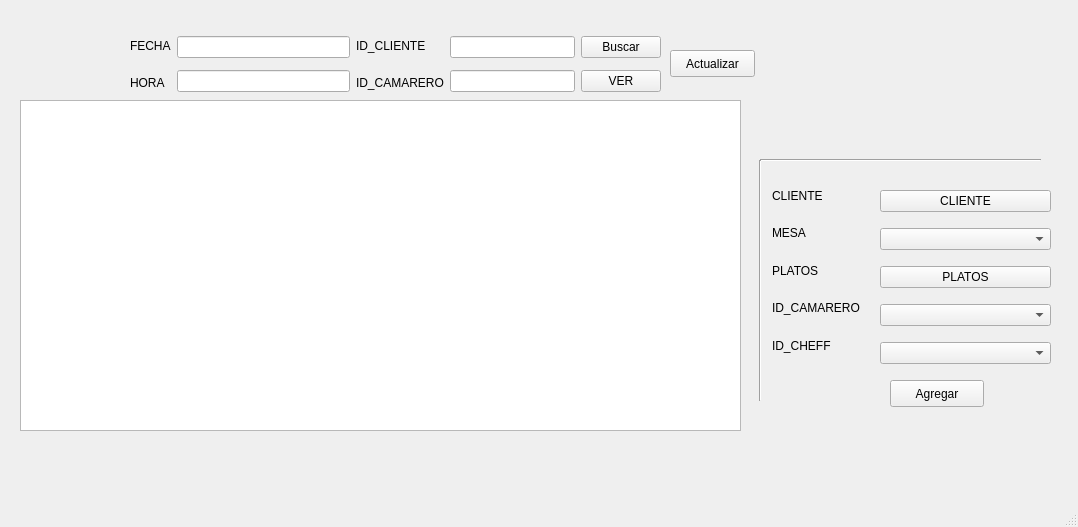
<?xml version="1.0" encoding="UTF-8"?>
<ui version="4.0">
 <class>pedido</class>
 <widget class="QMainWindow" name="pedido">
  <property name="geometry">
   <rect>
    <x>0</x>
    <y>0</y>
    <width>1078</width>
    <height>527</height>
   </rect>
  </property>
  <property name="windowTitle">
   <string>MainWindow</string>
  </property>
  <widget class="QWidget" name="centralwidget">
   <widget class="QTableWidget" name="tableWidget">
    <property name="geometry">
     <rect>
      <x>20</x>
      <y>100</y>
      <width>721</width>
      <height>331</height>
     </rect>
    </property>
   </widget>
   <widget class="QPushButton" name="agregar">
    <property name="geometry">
     <rect>
      <x>890</x>
      <y>380</y>
      <width>94</width>
      <height>27</height>
     </rect>
    </property>
    <property name="text">
     <string>Agregar</string>
    </property>
   </widget>
   <widget class="Line" name="line">
    <property name="geometry">
     <rect>
      <x>760</x>
      <y>150</y>
      <width>281</width>
      <height>20</height>
     </rect>
    </property>
    <property name="orientation">
     <enum>Qt::Horizontal</enum>
    </property>
   </widget>
   <widget class="Line" name="line_2">
    <property name="geometry">
     <rect>
      <x>750</x>
      <y>160</y>
      <width>20</width>
      <height>241</height>
     </rect>
    </property>
    <property name="orientation">
     <enum>Qt::Vertical</enum>
    </property>
   </widget>
   <widget class="QWidget" name="layoutWidget">
    <property name="geometry">
     <rect>
      <x>130</x>
      <y>30</y>
      <width>531</width>
      <height>68</height>
     </rect>
    </property>
    <layout class="QHBoxLayout" name="horizontalLayout_5">
     <item>
      <layout class="QHBoxLayout" name="horizontalLayout_4">
       <item>
        <layout class="QHBoxLayout" name="horizontalLayout">
         <item>
          <layout class="QVBoxLayout" name="verticalLayout">
           <item>
            <widget class="QLabel" name="label">
             <property name="text">
              <string>FECHA</string>
             </property>
            </widget>
           </item>
           <item>
            <widget class="QLabel" name="label_3">
             <property name="text">
              <string>HORA</string>
             </property>
            </widget>
           </item>
          </layout>
         </item>
         <item>
          <layout class="QVBoxLayout" name="verticalLayout_2">
           <item>
            <widget class="QLineEdit" name="fecha"/>
           </item>
           <item>
            <widget class="QLineEdit" name="hora"/>
           </item>
          </layout>
         </item>
        </layout>
       </item>
       <item>
        <layout class="QHBoxLayout" name="horizontalLayout_3">
         <item>
          <layout class="QVBoxLayout" name="verticalLayout_3">
           <item>
            <widget class="QLabel" name="label_5">
             <property name="text">
              <string>ID_CLIENTE</string>
             </property>
            </widget>
           </item>
           <item>
            <widget class="QLabel" name="label_4">
             <property name="text">
              <string>ID_CAMARERO</string>
             </property>
            </widget>
           </item>
          </layout>
         </item>
         <item>
          <layout class="QVBoxLayout" name="verticalLayout_4">
           <item>
            <widget class="QLineEdit" name="id_cliente">
             <property name="text">
              <string/>
             </property>
            </widget>
           </item>
           <item>
            <widget class="QLineEdit" name="id_camarero">
             <property name="text">
              <string/>
             </property>
            </widget>
           </item>
          </layout>
         </item>
        </layout>
       </item>
      </layout>
     </item>
     <item>
      <layout class="QVBoxLayout" name="verticalLayout_5">
       <item>
        <widget class="QPushButton" name="buscar">
         <property name="text">
          <string>Buscar</string>
         </property>
        </widget>
       </item>
       <item>
        <widget class="QPushButton" name="ver">
         <property name="text">
          <string>VER</string>
         </property>
        </widget>
       </item>
      </layout>
     </item>
    </layout>
   </widget>
   <widget class="QWidget" name="layoutWidget">
    <property name="geometry">
     <rect>
      <x>772</x>
      <y>180</y>
      <width>106</width>
      <height>181</height>
     </rect>
    </property>
    <layout class="QVBoxLayout" name="verticalLayout_7">
     <item>
      <widget class="QLabel" name="label_6">
       <property name="text">
        <string>CLIENTE</string>
       </property>
      </widget>
     </item>
     <item>
      <widget class="QLabel" name="label_7">
       <property name="text">
        <string>MESA</string>
       </property>
      </widget>
     </item>
     <item>
      <widget class="QLabel" name="label_8">
       <property name="text">
        <string>PLATOS</string>
       </property>
      </widget>
     </item>
     <item>
      <widget class="QLabel" name="label_9">
       <property name="text">
        <string>ID_CAMARERO</string>
       </property>
      </widget>
     </item>
     <item>
      <widget class="QLabel" name="label_10">
       <property name="text">
        <string>ID_CHEFF</string>
       </property>
      </widget>
     </item>
    </layout>
   </widget>
   <widget class="QWidget" name="layoutWidget">
    <property name="geometry">
     <rect>
      <x>880</x>
      <y>180</y>
      <width>171</width>
      <height>194</height>
     </rect>
    </property>
    <layout class="QVBoxLayout" name="verticalLayout_6">
     <item>
      <widget class="QPushButton" name="Cliente">
       <property name="text">
        <string>CLIENTE</string>
       </property>
      </widget>
     </item>
     <item>
      <widget class="QComboBox" name="mesa"/>
     </item>
     <item>
      <widget class="QPushButton" name="Platos">
       <property name="text">
        <string>PLATOS</string>
       </property>
      </widget>
     </item>
     <item>
      <widget class="QComboBox" name="camarero"/>
     </item>
     <item>
      <widget class="QComboBox" name="cheff"/>
     </item>
    </layout>
   </widget>
   <widget class="QPushButton" name="buscar_2">
    <property name="geometry">
     <rect>
      <x>670</x>
      <y>50</y>
      <width>85</width>
      <height>27</height>
     </rect>
    </property>
    <property name="text">
     <string>Actualizar</string>
    </property>
   </widget>
   <zorder>layoutWidget</zorder>
   <zorder>layoutWidget</zorder>
   <zorder>tableWidget</zorder>
   <zorder>layoutWidget</zorder>
   <zorder>agregar</zorder>
   <zorder>line</zorder>
   <zorder>line_2</zorder>
   <zorder>buscar_2</zorder>
  </widget>
  <widget class="QMenuBar" name="menubar">
   <property name="geometry">
    <rect>
     <x>0</x>
     <y>0</y>
     <width>1078</width>
     <height>25</height>
    </rect>
   </property>
  </widget>
  <widget class="QStatusBar" name="statusbar"/>
 </widget>
 <resources/>
 <connections/>
</ui>
